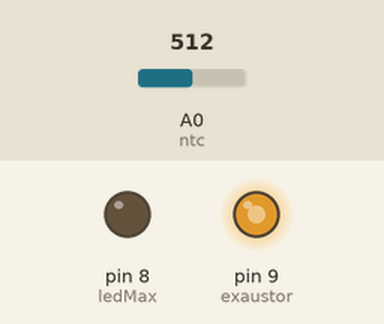
Recording of a sketch running on a simulated Arduino Uno, built with avr-gcc and run on an emulated ATmega328P. Parts: output pins drawn as LEDs (lit = HIGH). The test bench sets the inputs (shaded band); at power-on: A0 (ntc) = 512.

Above: at 1.2 s.
1.3 s: A0 (ntc) set to 716
At 2.1 s:
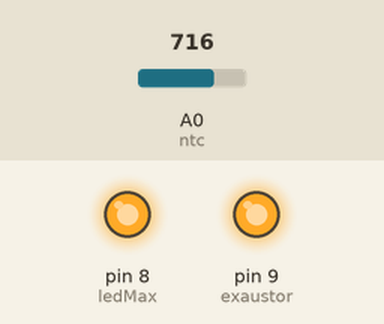
2.8 s: A0 (ntc) set to 629
4.3 s: A0 (ntc) set to 598
At 5.5 s:
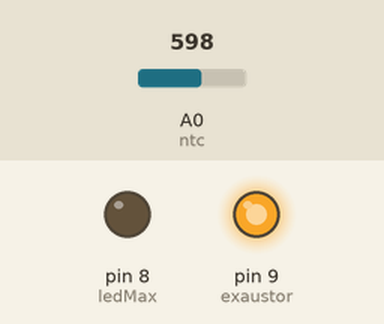
5.8 s: A0 (ntc) set to 306
At 6.7 s:
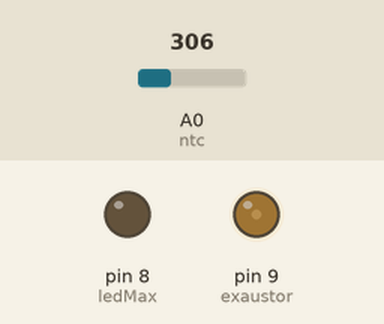
7.3 s: A0 (ntc) set to 900
At 7.9 s:
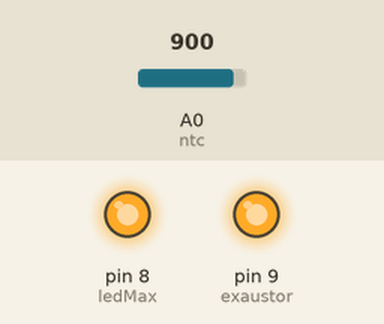
8.8 s: A0 (ntc) set to 122
At 10.2 s:
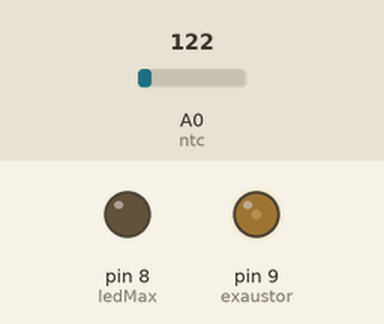
Timing chart, 0 to 11.3 s (numbered marks = the images above; inputs shaded):
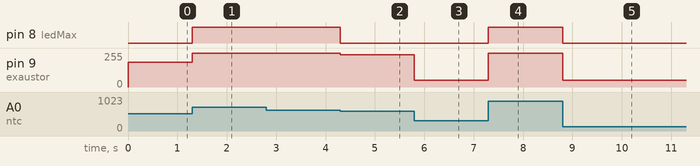

The sketch:

16.ino
```cpp
const int ntc = A0;

const int exaustor = 9;
const int ledMax = 8;

void setup() {
  pinMode(exaustor, OUTPUT);
  pinMode(ledMax, OUTPUT);
}

void loop() {
  int leitura = analogRead(ntc);

  float temp = (leitura / 1023.0) * 100.0;

  int pwm = 0;

  if (temp < 30) {
    pwm = 51;
    digitalWrite(ledMax, LOW);
  }
  else if (temp <= 60) {
    pwm = map(temp, 30, 60, 51, 255);
    digitalWrite(ledMax, LOW);
  }
  else {
    pwm = 255;
    digitalWrite(ledMax, HIGH);
  }

  analogWrite(exaustor, pwm);
}
```

Measured:
- the behaviour switches between 614 and 613 on A0 (ntc) (found by bisection; images 1 and 2)
- after the input at 1.3 s, pin 8 (ledMax): LOW → HIGH at once; pin 9 (exaustor): 187/255 → 255/255 at once
- after the input at 2.8 s, every drawn part: stays the same
- after the input at 4.3 s, pin 8 (ledMax): HIGH → LOW at once; pin 9 (exaustor): 255/255 → 241/255 at once
- after the input at 5.8 s, pin 9 (exaustor): 241/255 → 51/255 at once
- after the input at 7.3 s, pin 8 (ledMax): LOW → HIGH at once; pin 9 (exaustor): 51/255 → 255/255 at once
- after the input at 8.8 s, pin 8 (ledMax): HIGH → LOW at once; pin 9 (exaustor): 255/255 → 51/255 at once
